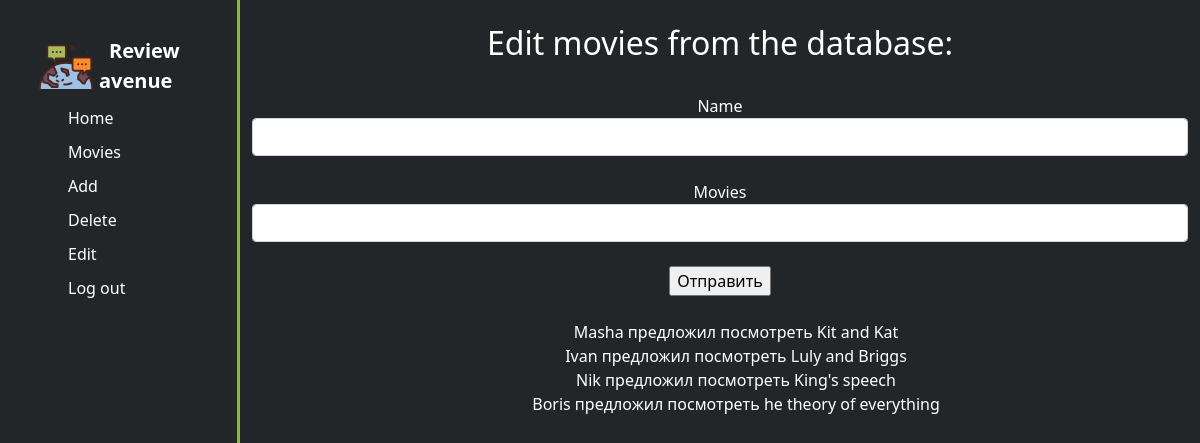
The app's page /edit (signed in) with its own data.
### comments/models.py (models this page shows)
class Add(models.Model):
    name = models.CharField(max_length=30)
    kino = models.TextField()
    def __str__(self):
        return f"{self.name} предложил посмотреть {self.kino}"

### comments/views.py (the view)
# urls.py: path('edit', views.edit, name='edit'),
def edit(request):
    all_add = Add.objects.all()
    context = {'all_add': all_add}
    if request.POST:
        name = request.POST['name']
        kino = request.POST['kino']
        try:
            object_add = Add.objects.get(name=name)
            object_add.kino = kino
            object_add.save()
            return render(request, 'comments/edit.html', context=context)
        except:
            messages.info(request, 'Name not found!')
            return render(request, 'comments/edit.html', context=context)
    else:
        return render(request, 'comments/edit.html', context=context)

### comments/templates/comments/edit.html (shortened to what this page needs)
{% extends 'base_generic.html' %}
{% block content %}
<div>
    <br>
    <h2>Edit movies from the database:</h2>
    <br>
    <form action="" method="POST">
        <div>
            <label for="name">Name</label>
            <input class="form-control" type="text" id="name" name="name">
        </div>
        <br>
        <div class="form-group">
            <label for="kino">Movies</label>
            <input class="form-control" type="text" id="kino" name="kino">
        </div>
        <br>
        <input  type="submit" value="Отправить">
    </form>
    <br>
    <ul>
        {% for add in all_add%}
            <div>{{ add }}</div>
        {% endfor %}
    </ul>
</div>
{% endblock %}

### comments/static/comments/css/style.css (style rules this page uses)
body { background: #222629; }

### records on screen
Add: name+kino "Masha предложил посмотреть Kit and Kat"
Add: name+kino "Ivan предложил посмотреть Luly and Briggs"
Add: name+kino "Nik предложил посмотреть King's speech"
Add: name+kino "Boris предложил посмотреть he theory of everything"
